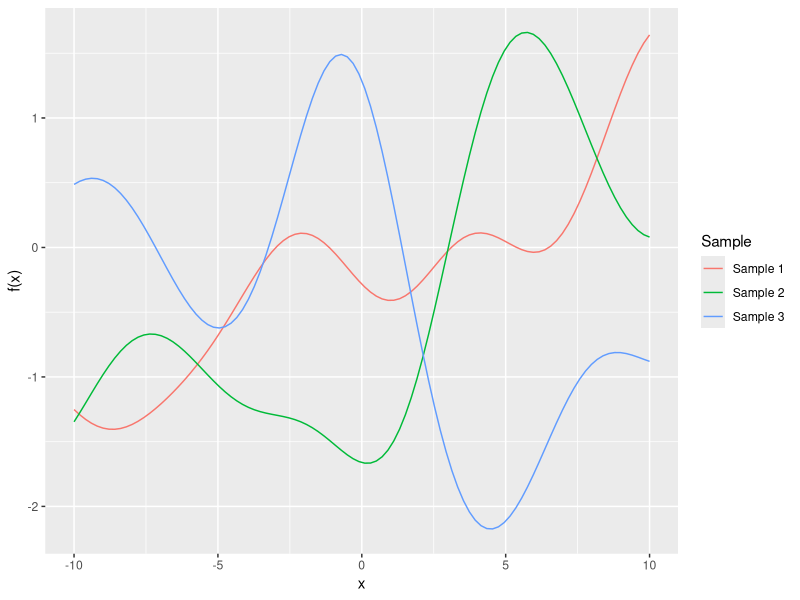
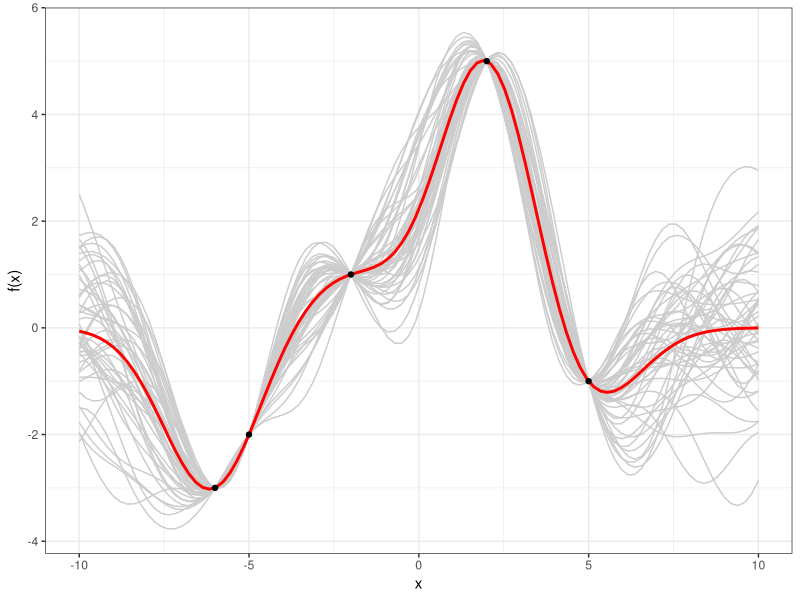
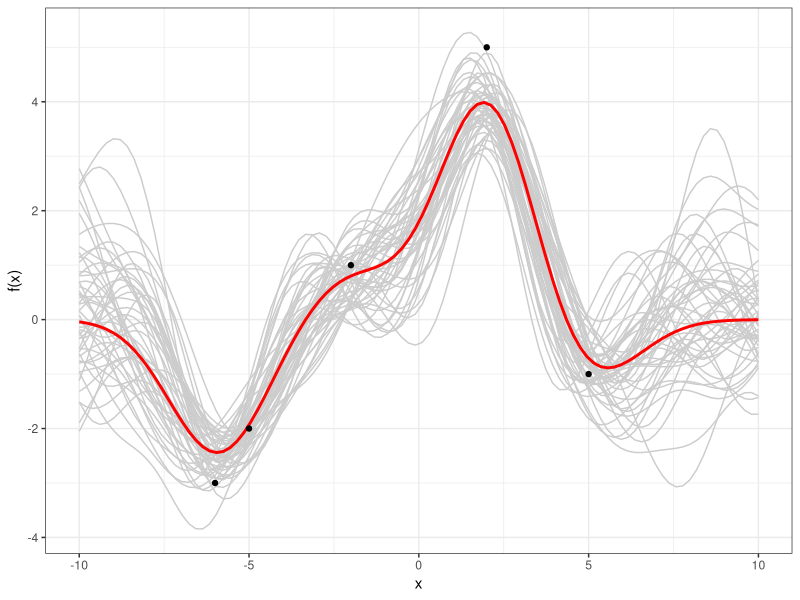

R code for these plots, in order:
# With some code based on http://www.r-bloggers.com/gaussian-process-regression-with-r/
  
library(MASS)
library(ggplot2)
library(reshape2)

sq.exp.kernel <- function(x1, x2, tau=1) {
  Sigma <- matrix(rep(0, length(x1)*length(x2)), nrow=length(x1), ncol=length(x2))
  
  for (i in 1:nrow(Sigma)) {
    for (j in 1:ncol(Sigma)) {
      Sigma[i,j] <- exp(-(abs(x1[i]-x2[j])/tau)^2)
    }
  }
  return(Sigma)

}

f.sample <- function(n, mu, Sigma){
  
  samples <- matrix(rep(0, length(mu)*n), nrow = length(x), ncol=n)
  for (i in 1:n){
    samples[,i] <- mvrnorm(1, mu, Sigma)
  }
  
  samples.df <- as.data.frame(samples)
  names(samples.df) <- paste('Sample', seq(ncol(samples.df)))
  
  samples <- cbind(x=x, samples.df)
  samples <- melt(samples, id='x', variable.name = 'Sample')
  
  return(samples)
}

plot.samples <- function(x, samples){
  
  gg <- ggplot(samples, aes(x=x, y=value, color=Sample)) + 
    geom_line() +
    labs(x='x', y='f(x)')

  return(gg)
}



conditional.kernel.noise <- function(df, x, kernel, params, sigma.noise=0.1){
  
  k.xx <- kernel(df$x, df$x, params)
  k.xxs <- kernel(df$x, x, params)
  k.xsx <- kernel(x, df$x, params)
  k.xsxs <- kernel(x, x, params)
  
  f.bar.star <- k.xsx%*%solve(k.xx + sigma.noise^2*diag(1, ncol(k.xx)))%*%df$y
  cov.f.star <- k.xsxs - k.xsx%*%solve(k.xx + sigma.noise^2*diag(1, ncol(k.xx)))%*%k.xxs
  
  return(list('f.bar.star'=f.bar.star, 'cov.f.star'=cov.f.star))

}

conditional.kernel <- function(df, x, kernel, params){
  
  k.xx <- kernel(df$x, df$x, params)
  k.xxs <- kernel(df$x, x, params)
  k.xsx <- kernel(x, df$x, params)
  k.xsxs <- kernel(x, x, params)
  
  f.bar.star <- k.xsx%*%solve(k.xx)%*%df$y
  cov.f.star <- k.xsxs - k.xsx%*%solve(k.xx)%*%k.xxs
  
  return(list('f.bar.star'=f.bar.star, 'cov.f.star'=cov.f.star))
}

posterior.plot <- function(df, x, mu, samples){
  
  mu.df <- data.frame(x=x, y=mu)
  
  ggplot(samples, aes(x=x, y=value)) +
    geom_line(aes(group=Sample), colour="grey80") +
    geom_line(data=mu.df, aes(x=x, y=y), colour="red", size=1) + 
    geom_point(data=df, aes(x=x,y=y)) +
    theme_bw() +
    labs(x='x', y='f(x)')
  
}

x <- seq(-10, 10, length.out=1e2)
Sigma <- sq.exp.kernel(x, x, tau=4)
mu <- rep(0, length(x))
samples <- f.sample(3, mu, Sigma)
plot.samples(x, samples)

observed.data <- data.frame(x=c(-6, -5, -2, 2, 5),
                            y=c(-3, -2, 1, 5, -1))

Q <- conditional.kernel(observed.data, x, sq.exp.kernel, params = 2)
samples.posterior <- f.sample(50, Q$f.bar.star, Q$cov.f.star)

posterior.plot(observed.data, x=x, mu=Q$f.bar.star, samples = samples.posterior)

Q.noise <- conditional.kernel.noise(observed.data, x, sq.exp.kernel, params = 2, sigma.noise = 0.5)
samples.posterior.noise <- f.sample(50, Q.noise$f.bar.star, Q.noise$cov.f.star)

posterior.plot(observed.data, x=x, mu=Q.noise$f.bar.star, samples = samples.posterior.noise)

